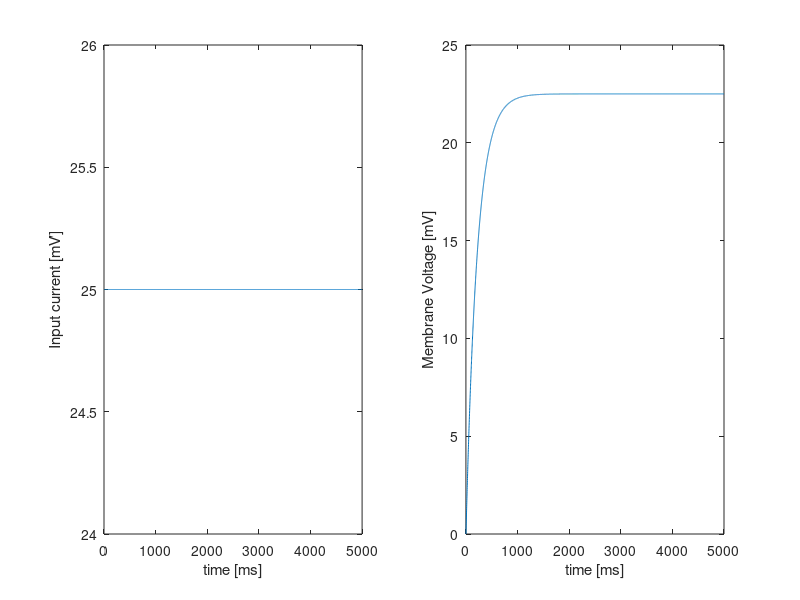
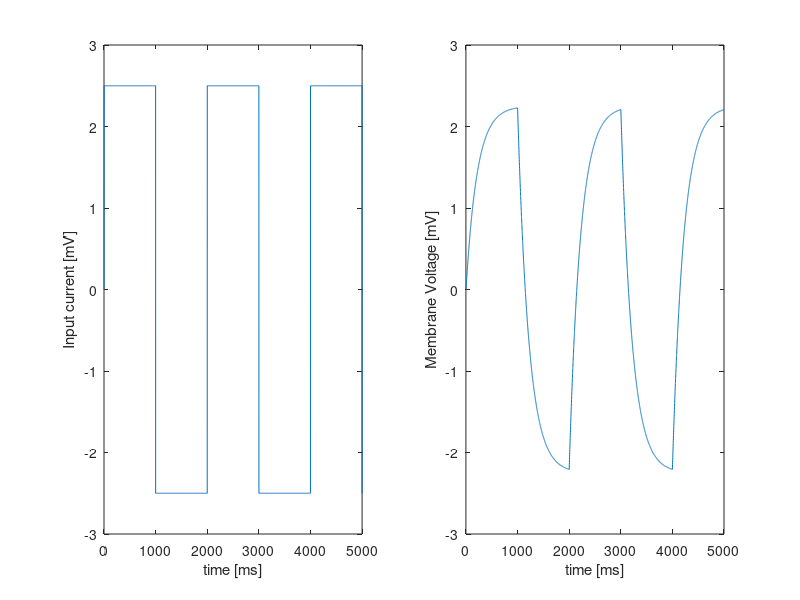
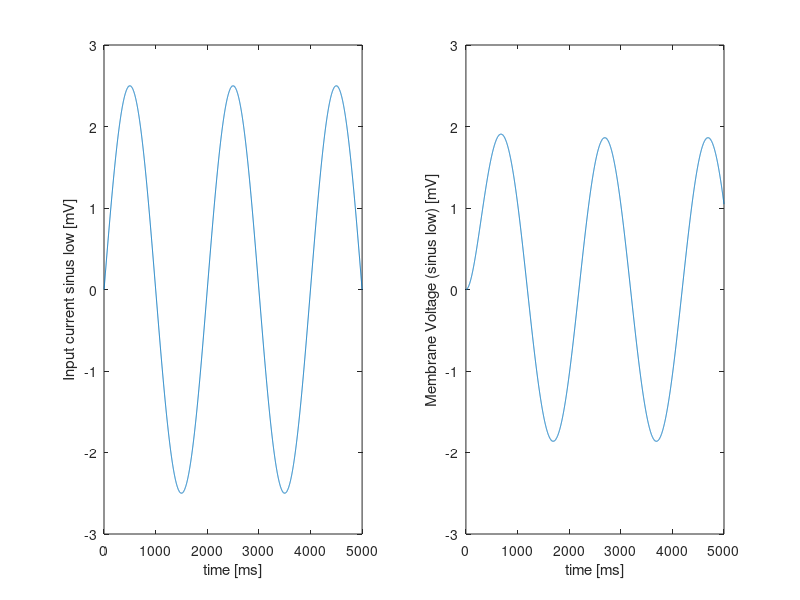
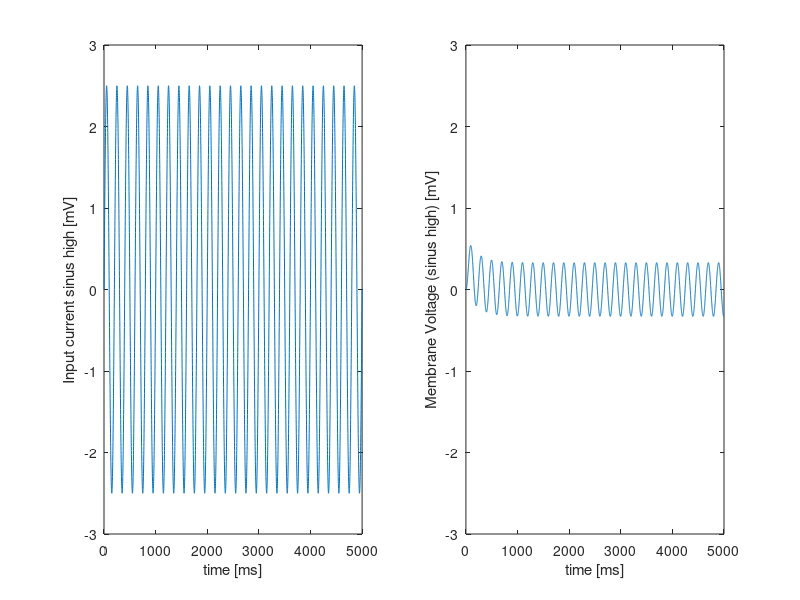

Write the MATLAB code that produced these figures, in order.
% Course on theoretical neuroscience
% Teacher: Jochen Braun
% Assistent teachers: Adam Ponzi
% Exercise02: Single-compartment model
% Main script
% 30 October 2019


% Run and look at Ie_example.m and try to fully understand it!

% --------------------------------------------------------------
% ----------------------- Main Task ----------------------------
% --------------------------------------------------------------

% 1. Clear workspace (optional)
clear all
clc

% 2. Define parameters (rm, cm, i0, taum).
rm = 0.9
cm = 12
taum = 10.8

% 3. Define time vector (dt, T, t).
T = 250
dt = 0.05
t = 0:dt:T

% 4. Generate your own input current vector.
iCurrVec = ones(1, length(t))*25

% 5. Plot the current into the first axis
figure(1)
subplot(1,2,1);
plot(iCurrVec)
axis([0 length(t) 24 26])
xlabel('time [ms]');
ylabel('Input current [mV]');

% 6. Iteratively calculate membrane potential and capacitor current

V(1)= 0; % first entry in vector for membrane Potential, mV

% Numerically integrate the ODE dV/dt = -V/tau.
for i=1:(size(t, 2)-1)
    %rearranged original equation - where Vinf(i.e Equil potential) = Rm * Ie (membrane res * Input current)
    dV = (dt*(rm*iCurrVec(i) - V(i)))/taum; 
    V(i+1) = V(i)+dV;
end

% 7. Plot the voltage into the second axis
subplot(1,2,2);
plot(V)
axis([0 length(t) 0 25])
xlabel('time [ms]');
ylabel('Membrane Voltage [mV]');

% --------------------------------------------------------------
% ----------------------- Additional Current -------------------
% --------------------------------------------------------------

i0 = 2.5;
f = .01; %kHz
stepCurrent = i0*sign(sin(t.*(2*pi*f)))
for i=1:(size(t, 2)-1)
    dV = (dt*(rm*stepCurrent(i) - V(i)))/taum; 
    V(i+1) = V(i)+dV;
end
figure(2)
subplot(1,2,2);
plot(V)
axis([0 length(t) -3 3])
xlabel('time [ms]');
ylabel('Membrane Voltage [mV]');
subplot(1,2,1);
plot(stepCurrent)
axis([0 length(t) -3 3])
xlabel('time [ms]');
ylabel('Input current [mV]');

sinusCurrentLow = i0*sin(t*(2*pi*f))
for i=1:(size(t, 2)-1)
    dV = (dt*(rm*sinusCurrentLow(i) - V(i)))/taum; 
    V(i+1) = V(i)+dV;
end
figure(3)
subplot(1,2,2);
plot(V)
axis([0 length(t) -3 3])
xlabel('time [ms]');
ylabel('Membrane Voltage (sinus low) [mV]');
subplot(1,2,1);
plot(sinusCurrentLow)
axis([0 length(t) -3 3])
xlabel('time [ms]');
ylabel('Input current sinus low [mV]');


f = 0.1; %kHz
sinusCurrentHigh = i0*sin(t.*(2*pi*f))
for i=1:(size(t, 2)-1)
    dV = (dt*(rm*sinusCurrentHigh(i) - V(i)))/taum; 
    V(i+1) = V(i)+dV;
end
figure(4)
subplot(1,2,2);
plot(V)
axis([0 length(t) -3 3])
xlabel('time [ms]');
ylabel('Membrane Voltage (sinus high) [mV]');
subplot(1,2,1);
plot(sinusCurrentHigh)
axis([0 length(t) -3 3])
xlabel('time [ms]');
ylabel('Input current sinus high [mV]');

tcoarse = 0:10*dt:T;
ie = i0 * interp1( tcoarse, 2*(rand(size(tcoarse))-0.5), t); %from ie_example
for i=1:(size(t, 2)-1)
    dV = (dt*(rm*ie(i) - V(i)))/taum; 
    V(i+1) = V(i)+dV;
end
figure(5)
subplot(1,2,2);
plot(V)
axis([0 length(t) -3 3])
xlabel('time [ms]');
ylabel('Membrane Voltage (random) [mV]');
subplot(1,2,1);
plot(ie)
axis([0 length(t) -3 3])
xlabel('time [ms]');
ylabel('Input current random [mV]');


%use original voltage from constant input
capacitorCurrent = [];
membraneCurrent = []; %iR (resistance current)
equilbriumPot = []; %iC (capacitance current)

%make a slower relaxation for this graph
rm = 5
cm = 12
taum = rm*cm
v(1) = -65
for i=1:(size(t, 2)-1)
	%rearranged original equation - where Vinf(i.e Equil potential) = Rm * Ie (membrane res * Input current)
	dV = (dt*(rm*iCurrVec(i) - V(i)))/taum; 
	V(i+1) = V(i)+dV;
	capacitorCurrent(i) = rm*(dV/dt);
	membraneCurrent(i) = V(i)/rm; 
	equilbriumPot(i) = rm*iCurrVec(i);

end
subplot(1,3,1);
hold on
plot(membraneCurrent)
xlabel('time [ms]');
ylabel('membrane current [mV]');
subplot(1,3,1);
plot(capacitorCurrent)
xlabel('time [ms]');
ylabel('capacitor current [mV]');
legend('membrane current', 'capacitor current', 'Location','northoutside')

subplot(1,3,2);
plot(equilbriumPot)
xlabel('time [ms]');
ylabel('equilbrium potential [mV]');

subplot(1,3,3)
plot(V);
xlabel('time [ms]');
ylabel('Voltage [mV]');
